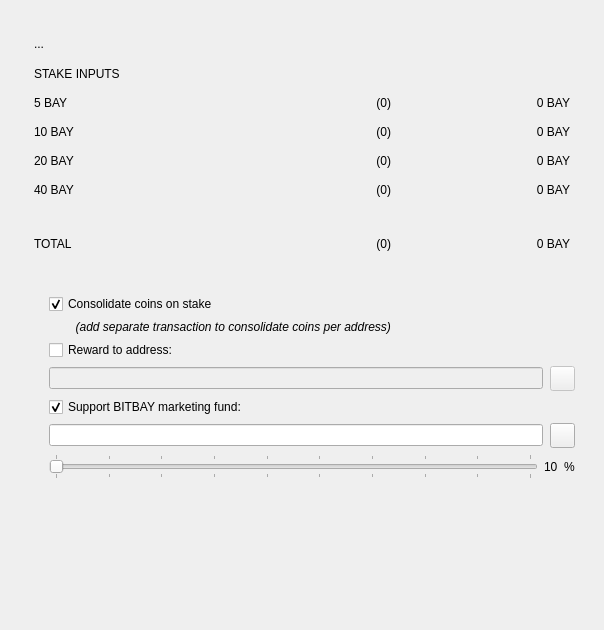
<?xml version="1.0" encoding="UTF-8"?>
<ui version="4.0">
 <class>StakingPage</class>
 <widget class="QWidget" name="StakingPage">
  <property name="geometry">
   <rect>
    <x>0</x>
    <y>0</y>
    <width>604</width>
    <height>630</height>
   </rect>
  </property>
  <property name="minimumSize">
   <size>
    <width>0</width>
    <height>630</height>
   </size>
  </property>
  <property name="windowTitle">
   <string>Form</string>
  </property>
  <layout class="QVBoxLayout" name="topLayout">
   <property name="spacing">
    <number>0</number>
   </property>
   <property name="leftMargin">
    <number>0</number>
   </property>
   <property name="topMargin">
    <number>0</number>
   </property>
   <property name="rightMargin">
    <number>0</number>
   </property>
   <property name="bottomMargin">
    <number>0</number>
   </property>
   <item>
    <layout class="QHBoxLayout" name="horizontalLayout" stretch="0">
     <property name="spacing">
      <number>0</number>
     </property>
     <item>
      <layout class="QVBoxLayout" name="verticalLayout_2">
       <item>
        <widget class="QWidget" name="widget" native="true">
         <property name="minimumSize">
          <size>
           <width>0</width>
           <height>200</height>
          </size>
         </property>
         <layout class="QGridLayout" name="gridLayout_4" columnstretch="0,0,0">
          <property name="rightMargin">
           <number>9</number>
          </property>
          <item row="1" column="0" rowspan="2" colspan="3">
           <layout class="QGridLayout" name="gridLayout_3">
            <property name="leftMargin">
             <number>25</number>
            </property>
            <property name="topMargin">
             <number>0</number>
            </property>
            <property name="rightMargin">
             <number>25</number>
            </property>
            <property name="bottomMargin">
             <number>25</number>
            </property>
            <property name="horizontalSpacing">
             <number>0</number>
            </property>
            <property name="verticalSpacing">
             <number>1</number>
            </property>
            <item row="4" column="0">
             <widget class="QLabel" name="label40Text">
              <property name="minimumSize">
               <size>
                <width>0</width>
                <height>28</height>
               </size>
              </property>
              <property name="text">
               <string>40 BAY</string>
              </property>
             </widget>
            </item>
            <item row="3" column="0">
             <widget class="QLabel" name="label20Text">
              <property name="minimumSize">
               <size>
                <width>0</width>
                <height>28</height>
               </size>
              </property>
              <property name="text">
               <string>20 BAY</string>
              </property>
             </widget>
            </item>
            <item row="4" column="2">
             <widget class="QLabel" name="label40Amount">
              <property name="cursor">
               <cursorShape>IBeamCursor</cursorShape>
              </property>
              <property name="toolTip">
               <string>Total of coins that was staked, and do not yet count toward the current balance</string>
              </property>
              <property name="text">
               <string notr="true">0 BAY</string>
              </property>
              <property name="alignment">
               <set>Qt::AlignRight|Qt::AlignTrailing|Qt::AlignVCenter</set>
              </property>
              <property name="textInteractionFlags">
               <set>Qt::LinksAccessibleByMouse|Qt::TextSelectableByKeyboard|Qt::TextSelectableByMouse</set>
              </property>
             </widget>
            </item>
            <item row="2" column="0">
             <widget class="QLabel" name="label10Text">
              <property name="minimumSize">
               <size>
                <width>0</width>
                <height>28</height>
               </size>
              </property>
              <property name="text">
               <string>10 BAY</string>
              </property>
             </widget>
            </item>
            <item row="7" column="0">
             <spacer name="verticalSpacer_2">
              <property name="orientation">
               <enum>Qt::Vertical</enum>
              </property>
              <property name="sizeType">
               <enum>QSizePolicy::Fixed</enum>
              </property>
              <property name="sizeHint" stdset="0">
               <size>
                <width>20</width>
                <height>5</height>
               </size>
              </property>
             </spacer>
            </item>
            <item row="3" column="1">
             <widget class="QLabel" name="label20Count">
              <property name="text">
               <string>(0)</string>
              </property>
              <property name="alignment">
               <set>Qt::AlignRight|Qt::AlignTrailing|Qt::AlignVCenter</set>
              </property>
             </widget>
            </item>
            <item row="6" column="2">
             <widget class="QLabel" name="labelTotalAmount">
              <property name="text">
               <string>0 BAY</string>
              </property>
              <property name="alignment">
               <set>Qt::AlignRight|Qt::AlignTrailing|Qt::AlignVCenter</set>
              </property>
              <property name="textInteractionFlags">
               <set>Qt::LinksAccessibleByMouse|Qt::TextSelectableByKeyboard|Qt::TextSelectableByMouse</set>
              </property>
             </widget>
            </item>
            <item row="2" column="1">
             <widget class="QLabel" name="label10Count">
              <property name="text">
               <string>(0)</string>
              </property>
              <property name="alignment">
               <set>Qt::AlignRight|Qt::AlignTrailing|Qt::AlignVCenter</set>
              </property>
             </widget>
            </item>
            <item row="1" column="1">
             <widget class="QLabel" name="label5Count">
              <property name="text">
               <string>(0)</string>
              </property>
              <property name="alignment">
               <set>Qt::AlignRight|Qt::AlignTrailing|Qt::AlignVCenter</set>
              </property>
             </widget>
            </item>
            <item row="1" column="2">
             <widget class="QLabel" name="label5Amount">
              <property name="cursor">
               <cursorShape>IBeamCursor</cursorShape>
              </property>
              <property name="toolTip">
               <string>Your current spendable balance</string>
              </property>
              <property name="text">
               <string notr="true">0 BAY</string>
              </property>
              <property name="alignment">
               <set>Qt::AlignRight|Qt::AlignTrailing|Qt::AlignVCenter</set>
              </property>
              <property name="textInteractionFlags">
               <set>Qt::LinksAccessibleByMouse|Qt::TextSelectableByKeyboard|Qt::TextSelectableByMouse</set>
              </property>
             </widget>
            </item>
            <item row="2" column="2">
             <widget class="QLabel" name="label10Amount">
              <property name="cursor">
               <cursorShape>IBeamCursor</cursorShape>
              </property>
              <property name="toolTip">
               <string>Your current reserve balance</string>
              </property>
              <property name="text">
               <string>0 BAY</string>
              </property>
              <property name="alignment">
               <set>Qt::AlignRight|Qt::AlignTrailing|Qt::AlignVCenter</set>
              </property>
              <property name="textInteractionFlags">
               <set>Qt::LinksAccessibleByMouse|Qt::TextSelectableByKeyboard|Qt::TextSelectableByMouse</set>
              </property>
             </widget>
            </item>
            <item row="0" column="0" colspan="3">
             <widget class="QLabel" name="labelRewards">
              <property name="minimumSize">
               <size>
                <width>0</width>
                <height>28</height>
               </size>
              </property>
              <property name="text">
               <string>STAKE INPUTS</string>
              </property>
             </widget>
            </item>
            <item row="6" column="1">
             <widget class="QLabel" name="labelTotalCount">
              <property name="text">
               <string>(0)</string>
              </property>
              <property name="alignment">
               <set>Qt::AlignRight|Qt::AlignTrailing|Qt::AlignVCenter</set>
              </property>
             </widget>
            </item>
            <item row="5" column="0">
             <spacer name="verticalSpacer_4">
              <property name="orientation">
               <enum>Qt::Vertical</enum>
              </property>
              <property name="sizeType">
               <enum>QSizePolicy::Fixed</enum>
              </property>
              <property name="sizeHint" stdset="0">
               <size>
                <width>20</width>
                <height>25</height>
               </size>
              </property>
             </spacer>
            </item>
            <item row="3" column="2">
             <widget class="QLabel" name="label20Amount">
              <property name="cursor">
               <cursorShape>IBeamCursor</cursorShape>
              </property>
              <property name="toolTip">
               <string>Your current frozen balance</string>
              </property>
              <property name="text">
               <string>0 BAY</string>
              </property>
              <property name="alignment">
               <set>Qt::AlignRight|Qt::AlignTrailing|Qt::AlignVCenter</set>
              </property>
              <property name="textInteractionFlags">
               <set>Qt::LinksAccessibleByMouse|Qt::TextSelectableByKeyboard|Qt::TextSelectableByMouse</set>
              </property>
             </widget>
            </item>
            <item row="6" column="0">
             <widget class="QLabel" name="labelTotalText">
              <property name="minimumSize">
               <size>
                <width>0</width>
                <height>28</height>
               </size>
              </property>
              <property name="text">
               <string>TOTAL</string>
              </property>
             </widget>
            </item>
            <item row="4" column="1">
             <widget class="QLabel" name="label40Count">
              <property name="text">
               <string>(0)</string>
              </property>
              <property name="alignment">
               <set>Qt::AlignRight|Qt::AlignTrailing|Qt::AlignVCenter</set>
              </property>
             </widget>
            </item>
            <item row="1" column="0">
             <widget class="QLabel" name="label5Text">
              <property name="minimumSize">
               <size>
                <width>0</width>
                <height>28</height>
               </size>
              </property>
              <property name="text">
               <string>5 BAY</string>
              </property>
             </widget>
            </item>
           </layout>
          </item>
          <item row="0" column="0" colspan="3">
           <layout class="QGridLayout" name="gridLayout">
            <property name="leftMargin">
             <number>25</number>
            </property>
            <property name="topMargin">
             <number>25</number>
            </property>
            <item row="0" column="0">
             <widget class="QLabel" name="labelText">
              <property name="text">
               <string>...</string>
              </property>
             </widget>
            </item>
            <item row="0" column="1">
             <spacer name="horizontalSpacer">
              <property name="orientation">
               <enum>Qt::Horizontal</enum>
              </property>
              <property name="sizeHint" stdset="0">
               <size>
                <width>40</width>
                <height>20</height>
               </size>
              </property>
             </spacer>
            </item>
           </layout>
          </item>
          <item row="3" column="0" colspan="3">
           <layout class="QVBoxLayout" name="verticalLayout">
            <property name="leftMargin">
             <number>40</number>
            </property>
            <property name="rightMargin">
             <number>20</number>
            </property>
            <item>
             <widget class="QCheckBox" name="checkConsolidateCoins">
              <property name="text">
               <string>Consolidate coins on stake</string>
              </property>
              <property name="checked">
               <bool>true</bool>
              </property>
             </widget>
            </item>
            <item>
             <widget class="QLabel" name="labelConsolidateCoins">
              <property name="font">
               <font>
                <italic>true</italic>
               </font>
              </property>
              <property name="text">
               <string>        (add separate transaction to consolidate coins per address)</string>
              </property>
             </widget>
            </item>
            <item>
             <widget class="QCheckBox" name="checkRewardTo">
              <property name="text">
               <string>Reward to address:</string>
              </property>
             </widget>
            </item>
            <item>
             <layout class="QHBoxLayout" name="horizontalLayout_2">
              <property name="spacing">
               <number>7</number>
              </property>
              <item>
               <widget class="QValidatedLineEdit" name="lineRewardTo">
                <property name="enabled">
                 <bool>false</bool>
                </property>
                <property name="toolTip">
                 <string>The address to send the reward to. If empty, stake reward will remain attached to address that staked it.</string>
                </property>
                <property name="maxLength">
                 <number>34</number>
                </property>
               </widget>
              </item>
              <item>
               <widget class="QToolButton" name="rewardAddressBookButton">
                <property name="enabled">
                 <bool>false</bool>
                </property>
                <property name="minimumSize">
                 <size>
                  <width>25</width>
                  <height>25</height>
                 </size>
                </property>
                <property name="toolTip">
                 <string>Choose address from address book</string>
                </property>
                <property name="text">
                 <string/>
                </property>
                <property name="icon">
                 <iconset resource="../bitbay.qrc">
                  <normaloff>:/icons/address-book</normaloff>:/icons/address-book</iconset>
                </property>
                <property name="shortcut">
                 <string>Alt+A</string>
                </property>
               </widget>
              </item>
             </layout>
            </item>
            <item>
             <widget class="QCheckBox" name="checkSupportFund">
              <property name="text">
               <string>Support BITBAY marketing fund:</string>
              </property>
              <property name="checked">
               <bool>true</bool>
              </property>
             </widget>
            </item>
            <item>
             <layout class="QHBoxLayout" name="horizontalLayout_5">
              <property name="spacing">
               <number>7</number>
              </property>
              <item>
               <widget class="QValidatedLineEdit" name="lineSupportTo">
                <property name="enabled">
                 <bool>true</bool>
                </property>
                <property name="toolTip">
                 <string>The marketing fund address to send the reward to.</string>
                </property>
                <property name="maxLength">
                 <number>34</number>
                </property>
               </widget>
              </item>
              <item>
               <widget class="QToolButton" name="supportAddressBookButton">
                <property name="enabled">
                 <bool>true</bool>
                </property>
                <property name="minimumSize">
                 <size>
                  <width>25</width>
                  <height>25</height>
                 </size>
                </property>
                <property name="toolTip">
                 <string>Choose address from address book</string>
                </property>
                <property name="text">
                 <string/>
                </property>
                <property name="icon">
                 <iconset resource="../bitbay.qrc">
                  <normaloff>:/icons/address-book</normaloff>:/icons/address-book</iconset>
                </property>
                <property name="shortcut">
                 <string>Alt+A</string>
                </property>
               </widget>
              </item>
             </layout>
            </item>
            <item>
             <layout class="QHBoxLayout" name="horizontalLayout_3">
              <item>
               <widget class="QSlider" name="sliderSupport">
                <property name="minimum">
                 <number>10</number>
                </property>
                <property name="maximum">
                 <number>100</number>
                </property>
                <property name="orientation">
                 <enum>Qt::Horizontal</enum>
                </property>
                <property name="tickPosition">
                 <enum>QSlider::TicksBothSides</enum>
                </property>
                <property name="tickInterval">
                 <number>10</number>
                </property>
               </widget>
              </item>
              <item>
               <widget class="QLabel" name="labelSupportValue">
                <property name="text">
                 <string>10</string>
                </property>
               </widget>
              </item>
              <item>
               <widget class="QLabel" name="labelSupportPercent">
                <property name="text">
                 <string>%</string>
                </property>
               </widget>
              </item>
             </layout>
            </item>
           </layout>
          </item>
         </layout>
        </widget>
       </item>
       <item>
        <spacer name="verticalSpacer">
         <property name="orientation">
          <enum>Qt::Vertical</enum>
         </property>
         <property name="sizeHint" stdset="0">
          <size>
           <width>20</width>
           <height>40</height>
          </size>
         </property>
        </spacer>
       </item>
      </layout>
     </item>
    </layout>
   </item>
  </layout>
 </widget>
 <customwidgets>
  <customwidget>
   <class>QValidatedLineEdit</class>
   <extends>QLineEdit</extends>
   <header>qvalidatedlineedit.h</header>
  </customwidget>
 </customwidgets>
 <tabstops>
  <tabstop>checkConsolidateCoins</tabstop>
  <tabstop>checkRewardTo</tabstop>
  <tabstop>lineRewardTo</tabstop>
  <tabstop>rewardAddressBookButton</tabstop>
  <tabstop>checkSupportFund</tabstop>
  <tabstop>lineSupportTo</tabstop>
  <tabstop>supportAddressBookButton</tabstop>
  <tabstop>sliderSupport</tabstop>
 </tabstops>
 <resources>
  <include location="../bitbay.qrc"/>
 </resources>
 <connections>
  <connection>
   <sender>checkRewardTo</sender>
   <signal>toggled(bool)</signal>
   <receiver>lineRewardTo</receiver>
   <slot>setEnabled(bool)</slot>
   <hints>
    <hint type="sourcelabel">
     <x>90</x>
     <y>360</y>
    </hint>
    <hint type="destinationlabel">
     <x>108</x>
     <y>389</y>
    </hint>
   </hints>
  </connection>
  <connection>
   <sender>checkRewardTo</sender>
   <signal>toggled(bool)</signal>
   <receiver>rewardAddressBookButton</receiver>
   <slot>setEnabled(bool)</slot>
   <hints>
    <hint type="sourcelabel">
     <x>575</x>
     <y>359</y>
    </hint>
    <hint type="destinationlabel">
     <x>618</x>
     <y>390</y>
    </hint>
   </hints>
  </connection>
  <connection>
   <sender>checkSupportFund</sender>
   <signal>toggled(bool)</signal>
   <receiver>sliderSupport</receiver>
   <slot>setEnabled(bool)</slot>
   <hints>
    <hint type="sourcelabel">
     <x>177</x>
     <y>420</y>
    </hint>
    <hint type="destinationlabel">
     <x>209</x>
     <y>482</y>
    </hint>
   </hints>
  </connection>
  <connection>
   <sender>sliderSupport</sender>
   <signal>valueChanged(int)</signal>
   <receiver>labelSupportValue</receiver>
   <slot>setNum(int)</slot>
   <hints>
    <hint type="sourcelabel">
     <x>542</x>
     <y>488</y>
    </hint>
    <hint type="destinationlabel">
     <x>613</x>
     <y>479</y>
    </hint>
   </hints>
  </connection>
  <connection>
   <sender>checkSupportFund</sender>
   <signal>toggled(bool)</signal>
   <receiver>lineSupportTo</receiver>
   <slot>setEnabled(bool)</slot>
   <hints>
    <hint type="sourcelabel">
     <x>270</x>
     <y>423</y>
    </hint>
    <hint type="destinationlabel">
     <x>284</x>
     <y>451</y>
    </hint>
   </hints>
  </connection>
  <connection>
   <sender>checkSupportFund</sender>
   <signal>toggled(bool)</signal>
   <receiver>supportAddressBookButton</receiver>
   <slot>setEnabled(bool)</slot>
   <hints>
    <hint type="sourcelabel">
     <x>562</x>
     <y>417</y>
    </hint>
    <hint type="destinationlabel">
     <x>621</x>
     <y>450</y>
    </hint>
   </hints>
  </connection>
 </connections>
</ui>
